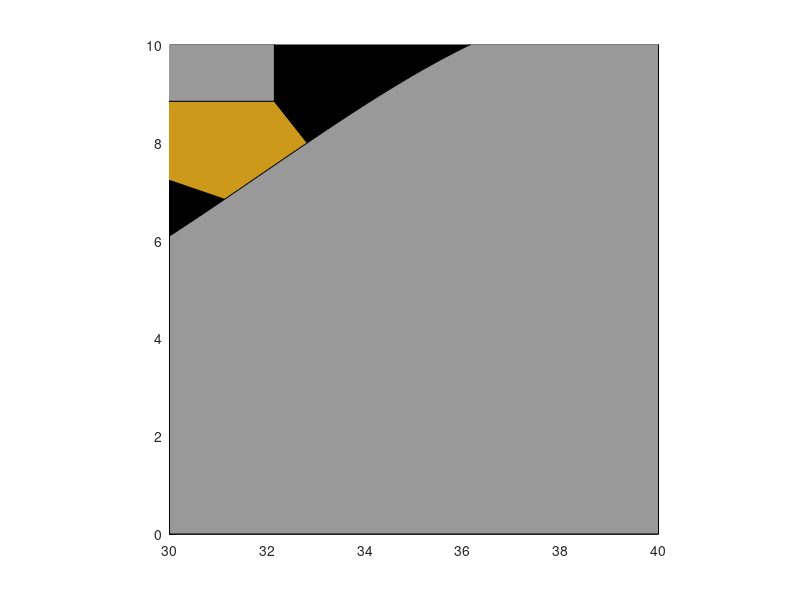

Write the MATLAB code that produced this figure.
%
% MATLAB MOON LANDER
%
% 2D Moon landing simulation game. Inspired by the 1990 Windows game 
% "Lander". See for instance:
% https://play.google.com/store/apps/details?id=com.pilot51.lander
% The player needs to land the lunar module safely on the Moon using a
% limitted amount of fuel. This game was developed as an example of a 
% simple Matlab game and to test different Matlab capabilities.
%
% Developed by: Joan Aguilar Mayans
% E-mail:       joana1@uci.edu
% Date:         21-Nov-2016

%
% Main script -------------------------------------------------------------
%

function Lander

% Clear
clear;
clc;
close all;

% Check if we are running Octave or Matlab
is_octave = exist('OCTAVE_VERSION', 'builtin') ~= 0;

% Intro
disp('%%%%%%%%%%%%%%%%%');
disp('% MATLAB LANDER %');
disp('%%%%%%%%%%%%%%%%%');
fprintf('\n');
fprintf('Your mission is to land the Apollo Lunar lander safely on the moon.\n');
fprintf('\n');

% Ask the user for control options
fprintf('Select controls. Options are:\n');
fprintf(' (1) Arrow keys:\n');
fprintf('      - Left arrow: RCS thrusters counter-clockwise.\n');
fprintf('      - Up arrow: Main thruster.\n');
fprintf('      - Right arrow: RCS thrusters clockwise.\n');
fprintf(' (2) Numpad:\n');
fprintf('      - 4: RCS thrusters counter-clockwise.\n');
fprintf('      - 7: RCS thrusters counter-clockwise + main thruster.\n');
fprintf('      - 8: Main thruster.\n');
fprintf('      - 9: RCS thrusters clockwise + main thruster.\n');
fprintf('      - 6: RCS thrusters clockwise.\n');
fprintf(' (3) AWSD:\n');
fprintf('      - A: RCS thrusters counter-clockwise.\n');
fprintf('      - Q: RCS thrusters counter-clockwise + main thruster.\n');
fprintf('      - W: Main thruster.\n');
fprintf('      - E: RCS thrusters clockwise + main thruster.\n');
fprintf('      - D: RCS thrusters clockwise.\n');
fprintf('\n');
controls_sel = input('Your choice: ');
fprintf('\n');

% Ask the user for a difficulty
fprintf('Select difficulty. Options are:\n');
fprintf(' (1) Easy:\n');
fprintf('      - 60 seconds left of fuel.\n');
fprintf('      - 10 m/s of max vertical velocity.\n');
fprintf('      - 5 m/s of max horizontal velocity.\n');
fprintf('      - 30 degrees of max terrain angle.\n');
fprintf('      - 30 degrees of max lander-terrain angle.\n');
fprintf(' (2) Medium:\n');
fprintf('      - 40 seconds left of fuel.\n');
fprintf('      - 5 m/s of max vertical velocity.\n');
fprintf('      - 2 m/s of max horizontal velocity.\n');
fprintf('      - 10 degrees of max terrain angle.\n');
fprintf('      - 10 degrees of max lander-terrain angle.\n');
fprintf(' (3) Hard:\n');
fprintf('      - 20 seconds left of fuel.\n');
fprintf('      - 2 m/s of max vertical velocity.\n');
fprintf('      - 1 m/s of max horizontal velocity.\n');
fprintf('      - 5 degrees of max terrain angle.\n');
fprintf('      - 5 degrees of max lander-terrain angle.\n');
fprintf(' (4) Impossible:\n');
fprintf('      - 10 seconds left of fuel.\n');
fprintf('      - 1 m/s of max vertical velocity.\n');
fprintf('      - 0.5 m/s of max horizontal velocity.\n');
fprintf('      - 2 degrees of max terrain angle.\n');
fprintf('      - 2 degrees of max lander-terrain angle.\n');
fprintf('\n');
diff_sel = input('Your choice: ');
fprintf('\n');

% Assign difficulty level variables
switch diff_sel
    case 1
        fuel_time = 60;
        max_vel_y = 10;
        max_vel_x = 5;
        max_terrain_angle = 30*pi/180;
        max_lander_angle = 30*pi/180;
    case 2
        fuel_time = 40;
        max_vel_y = 5;
        max_vel_x = 2;
        max_terrain_angle = 10*pi/180;
        max_lander_angle = 10*pi/180;
    case 3
        fuel_time = 20;
        max_vel_y = 2;
        max_vel_x = 1;
        max_terrain_angle = 5*pi/180;
        max_lander_angle = 5*pi/180;
    case 4
        fuel_time = 10;
        max_vel_y = 1;
        max_vel_x = 0.5;
        max_terrain_angle = 2*pi/180;
        max_lander_angle = 2*pi/180;
    otherwise
        fuel_time = 60;
        max_vel_y = 10;
        max_vel_x = 5;
        max_terrain_angle = 30*pi/180;
        max_lander_angle = 30*pi/180;
end

% Landing site dimensions
land_dimensions = [-50 50 0 100];

% Generate stars positions
N_stars = 200;
stars = [(land_dimensions(2) - land_dimensions(1))*rand(1,N_stars) + land_dimensions(1);
         (land_dimensions(4) - land_dimensions(3))*rand(1,N_stars) + land_dimensions(3)];

% Definie lander initial state
pos = [30; 100];  % Position (m)
R = diag([1 1]); % Rotation matrix
vel = [0; 0];    % Velocity (m/s)
w = 0;           % Angular velocity (rad/s)
T_B = [0; 0];    % Thrust in body frame (N)
M_G = 0;         % Applied torque (at the center of mass, Nm)
m_dry = 4284;    % Dry mass (kg)
m_fuel = 0.5*10463;  % Fuel mass (kg)
m_RCS = 0.75*287;     % RCS fuel mass (kg)
mdot_fuel = -m_fuel/fuel_time;  % Fuel flow (kg/s)
mdot_RCS = -m_RCS/(2*fuel_time);  % RCS fuel flow (kg/s)
contact_point_B = [0; -4.2];  % Contact point with the ground in body coordinates (m)

% Define lunar gravity
g = [0; -1.62];

% Define figure
fig = figure;
hold on;

% Plot scene
plotscene(fig, land_dimensions, stars, @ground, pos, R, T_B, M_G);

% Display information on the command window
dispinfo(@ground, pos, R, vel, w, contact_point_B, m_dry, m_fuel, m_RCS, is_octave);

% Initialize values for simulation
% key = 'downarrow';
landed = 0;  % 0 if the lander is flying
             % 1 if it has landed 
             % 2 if it has crashed
             % 3 if the user quits
dt = 0.1;  % Time step
while landed == 0
    
    % Set counter
    tic;
    
    % Get the key that is being pressed
    set(fig, 'KeyPressFcn', @keypresscallback, 'KeyReleaseFcn', @keyreleasecallback);
    key = getappdata(0, 'key');
    if isempty(key)
        key = 'downarrow';
    end
    
    % Exit if the user hit escape
    if strcmp(key, 'escape')
        landed = 3;
        break;
    end
        

    % Compute thrust and recompute mass
    if m_fuel > 0
        switch controls_sel
            case 2
                switch key
                    case {'numpad7', 'numpad8', 'numpad9'}
                        T_B = [0; 45040];
                        m_fuel = m_fuel + mdot_fuel*dt;
                    otherwise
                        T_B = [0; 0];
                end
            case 3
                switch key
                    case {'q', 'w', 'e'}
                        T_B = [0; 45040];
                        m_fuel = m_fuel + mdot_fuel*dt;
                    otherwise
                        T_B = [0; 0];
                end     
            otherwise
                switch key
                    case 'uparrow'
                        T_B = [0; 45040];
                        m_fuel = m_fuel + mdot_fuel*dt;
                    otherwise
                        T_B = [0; 0];
                end
        end
    else
        T_B = [0; 0];
    end
    
    % Compute torque and recompute mass
    if m_RCS > 0
        switch controls_sel
            case 2
                switch key
                    case {'numpad4', 'numpad7'}
                        M_G = 2*440*4.29;
                        m_RCS = m_RCS + mdot_RCS*dt;
                    case {'numpad9', 'numpad6'}
                        M_G = -2*440*4.29;
                        m_RCS = m_RCS + mdot_RCS*dt;
                    otherwise
                        M_G = 0;
                end
            case 3
                switch key
                    case {'a', 'q'}
                        M_G = 2*440*4.29;
                        m_RCS = m_RCS + mdot_RCS*dt;
                    case {'e', 'd'}
                        M_G = -2*440*4.29;
                        m_RCS = m_RCS + mdot_RCS*dt;
                    otherwise
                        M_G = 0;
                end
            otherwise
                switch key
                    case 'leftarrow'
                        M_G = 2*440*4.29;
                        m_RCS = m_RCS + mdot_RCS*dt;
                    case 'rightarrow'
                        M_G = -2*440*4.29;
                        m_RCS = m_RCS + mdot_RCS*dt;
                    otherwise
                        M_G = 0;
                end
        end
    else
        M_G = 0;
    end
    
    % Recompute mass
    if m_fuel < 0
        m_fuel = 0;
    end
    if m_RCS < 0
        m_RCS = 0;
    end
    m_total = m_dry + m_fuel + m_RCS;
    
    % Recompute moment of inertia (as a sphere of radius = 3 m)
    I_G = 2*m_total*3^2/5;
    
    % Integrate velocities
    w = w + (1/I_G)*M_G*dt;
    vel = vel + (g + (1/m_total)*(R*T_B))*dt;
    
    % Integrate position and orientation
    th = w*dt;
    Rstep = [cos(th), -sin(th);
             sin(th),  cos(th)];
    R = Rstep*R;
    pos = pos + vel*dt;
    
    % Replot scene
    % Plot scene
    plotscene(fig, land_dimensions, stars, @ground, pos, R, T_B, M_G);

    % Update information on the command window
    dispinfo(@ground, pos, R, vel, w, contact_point_B, m_dry, m_fuel, m_RCS, is_octave);
    
    % Check if flying, landed, or crashed
    contact_point = R*contact_point_B + pos;
    ground_dist = contact_point(2) - ground(contact_point(1));
    if ground_dist > 0
        landed = 0;
    else
        [~, dydx] = ground(pos(1));
        terrain_angle = atan2(dydx, 1);
        lander_angle = sign(R(2,2))*acos(trace(R)/2);
        if -vel(2) < max_vel_y && abs(vel(1)) < max_vel_x && abs(terrain_angle) < max_terrain_angle && abs(lander_angle - terrain_angle) < max_lander_angle
            landed = 1;
        else
            landed = 2;
        end
    end
       
    % Pause if needed
    pause(dt - toc);
end

fprintf('\n');
if landed == 1
    fprintf('You landed!\n');
elseif landed == 2
    fprintf('You crashed!\n');
elseif landed == 3
    fprintf('Bye!\n');
end

end

% % Flat ground
% function [y, dydx] = ground(x)
% % GROUND returns the ground level (y) and the gradient (dydx). y values
% % should be at least 1.
% 
% y = ones(size(x));
% dydx = zeros(size(x));
% 
% end

% Crater
function [y, dydx] = ground(x)
% GROUND returns the ground level (y) and the gradient (dydx). y values
% should be at least 1.

a = 10;
b = pi/40;
c = 1;

y = a.^(-cos(b*x)) + c;
dydx = (b*sin(b*x).*log(a))./a.^cos(b*x);

end

function plotscene(fig, full_dimensions, stars, ground, pos, R, T, M)
% PLOTSCENE plots a region of the scene of the lunar landing. The region
% can be of 100x100 (full scene), 50x50, 20x20, or 10x10.
% fig: a value containing the figure number.
% dimensions: a vector containing the dimensions of the landing site using
% format [xmin xmax ymin ymax].
% stars: 2xN array containing the position of stars.
% ground: a function that returns the ground level at a specific point and
% the gradient at that point.
% pos: a vector containing the current position of the center of mass of
% the lander (m).
% R: a rotation matrix containing the orientation of the lander.
% T: a vector containing the thrust in the body frame (N).
% M: a scalar containing the torque applied about the center of mass (Nm).

% Select which region to plot
if pos(2) > 50
    region = full_dimensions;
else
    if pos(2) > 20
        scene_side = 50;
    elseif pos(2) > 10
        scene_side = 20;
    else
        scene_side = 10;
    end
    region = [scene_side*floor(pos(1)/scene_side), scene_side*floor(pos(1)/scene_side) + scene_side, 0, scene_side];
end

% Figure out which starts to plot
plotted_stars = (stars(1,:) < region(2) & stars(1,:) > region(1) & stars(2,:) < region(4) & stars(2,:) > region(3));

% Compute ground level
x_ground = linspace(region(1), region(2), 100);
y_ground = ground(x_ground);

% Select figure
figure(fig);
cla;

% Plot sky
patch([region(1), region(2), region(2), region(1)], [region(3), region(3), region(4), region(4)], 'black');

% Plot stars
plot(stars(1, plotted_stars), stars(2, plotted_stars), 'w.');

% Plot lander
plotlander(fig, pos, R, T, M);

% Plot ground
patch([x_ground, region(2), region(1)], [y_ground, region(3), region(3)], [.6 .6 .6]);

% Set axes
axis(region);
axis square;

% Force draw
drawnow;

end

function plotlander(fig, pos, R, T, M)
% PLOTLANDER plots a representation of the Lunar Lander on the scene. It
% may also plot the flames coming from the different thrusters.

% Vertices of the ascent stage in body frame
ah = 2.832;  % Ascent stage height (m)
aw = 4.29;   % Ascent stage width (m)
ascent_vertices_B = [-aw/2, aw/2, aw/2,         0,     -aw/2;
                     -1,   -1,    (2/3)*ah - 1, ah - 1, (2/3)*ah - 1];
N_ascent_vertices = size(ascent_vertices_B, 2);

% Vertices of th descent stage in body frame
dh = 3.231;  % Descent stage height (m)
dw = 9.4;   % Ascent stage width (m)
descent_vertices_B = [-dw/2,    0,         dw/2,    aw/2, -aw/2;
                      -dh - 1, -dh/2 - 1, -dh - 1, -1,    -1];
N_descent_vertices = size(descent_vertices_B, 2);

% Plot thruster if needed
if T(2) > 0
    thrust_vertices_B = (T(2)/45000)*[-1,  0,  1, 0;  % 45000 is the normalizing/max thrust
                                      -2, -4, -2, 0];
	thrust_vertices_B(2,:) = thrust_vertices_B(2,:) - dh;
	N_thrust_vertices = size(thrust_vertices_B, 2);
end

% Plot RCS thrusters if needed
if M ~= 0
    RCS_vertices_B = (M/45000)*[-1,  0,  1, 0;  % 45000 is the normalizing/max thrust
                                -2, -4, -2, 0];
    RCS_vertices_BR = RCS_vertices_B;
    RCS_vertices_BL = -RCS_vertices_B;
    RCS_vertices_BR(1,:) = RCS_vertices_BR(1,:) + aw/2 + 0.1;
    RCS_vertices_BL(1,:) = RCS_vertices_BL(1,:) - aw/2 - 0.1;
    N_RCS_vertices = size(RCS_vertices_B, 2);
end

% Rotate vertices
ascent_vertices = zeros(size(ascent_vertices_B));
for n = 1:N_ascent_vertices
    ascent_vertices(:,n) = R*ascent_vertices_B(:,n);
end
descent_vertices = zeros(size(descent_vertices_B));
for n = 1:N_descent_vertices
    descent_vertices(:,n) = R*descent_vertices_B(:,n);
end
if T(2) > 0
    thrust_vertices = zeros(size(thrust_vertices_B));
    for n = 1:N_thrust_vertices
        thrust_vertices(:,n) = R*thrust_vertices_B(:,n);
    end
end
if M ~= 0
    RCS_vertices_R = zeros(size(RCS_vertices_BR));
    RCS_vertices_L = zeros(size(RCS_vertices_BL));
    for n = 1:N_RCS_vertices
        RCS_vertices_R(:,n) = R*RCS_vertices_BR(:,n);
        RCS_vertices_L(:,n) = R*RCS_vertices_BL(:,n);
    end
end
    

% Translate vertices
ascent_vertices(1,:) =  ascent_vertices(1,:) +  pos(1);
ascent_vertices(2,:) =  ascent_vertices(2,:) +  pos(2);
descent_vertices(1,:) = descent_vertices(1,:) + pos(1);
descent_vertices(2,:) = descent_vertices(2,:) + pos(2);
if T(2) > 0
    thrust_vertices(1,:) = thrust_vertices(1,:) + pos(1);
    thrust_vertices(2,:) = thrust_vertices(2,:) + pos(2);
end
if M ~= 0
    RCS_vertices_R(1,:) = RCS_vertices_R(1,:) + pos(1);
    RCS_vertices_R(2,:) = RCS_vertices_R(2,:) + pos(2);
    RCS_vertices_L(1,:) = RCS_vertices_L(1,:) + pos(1);
    RCS_vertices_L(2,:) = RCS_vertices_L(2,:) + pos(2);
end

% Plot lander
figure(fig);
patch(ascent_vertices(1,:),  ascent_vertices(2,:),  [.6 .6 .6]);
patch(descent_vertices(1,:), descent_vertices(2,:), [.8 .6 .1]);

% Plot thruster (if needed)
if T(2) > 0
    patch(thrust_vertices(1,:), thrust_vertices(2,:), [1, .8, 0]);
end

% Plot RCS thrusters (if needed)
if M ~= 0
    patch(RCS_vertices_R(1,:), RCS_vertices_R(2,:), [1, .8, 0]);
    patch(RCS_vertices_L(1,:), RCS_vertices_L(2,:), [1, .8, 0]);
end

end

function dispinfo(ground, pos, R, vel, w, contact_point_B, m_dry, m_fuel, m_RCS, is_octave)
% DISPINFO displays on the command window information about the lunar
% lander. It displays: position, velocity, distance to the ground, total
% mass of the lander, and fuel left.

% Compute angle
theta = -sign(R(1,2))*(180/pi)*acos(trace(R)/2);

% Compute distance to the ground
contact_point = R*contact_point_B + pos;
ground_dist = contact_point(2) - ground(contact_point(1));

% Clear command window;
clc;

% Display information
fprintf('               x          y\n');
fprintf('Position: %6.2f m   %6.2f m\n', pos(1), pos(2));
fprintf('Velocity: %6.2f m/s %6.2f m/s\n', vel(1), vel(2));
fprintf('Angle to horizon:   %7.2f degrees\n', theta);
fprintf('Angular velocity:   %7.2f rad/s\n', w);
fprintf('Ground dist:        %7.2f m\n', ground_dist);
fprintf('Thruster fuel left: %7.2f kg\n', m_fuel);
fprintf('RCS fuel left:      %7.2f kg\n', m_RCS);
fprintf('Total mass:         %7.2f kg\n', m_dry + m_fuel + m_RCS);
if is_octave
    fflush(stdout);
end

end



function keypresscallback(fig, evt)

setappdata(0, 'key', evt.Key);

end

function keyreleasecallback(fig, evt)

setappdata(0, 'key', []);

end